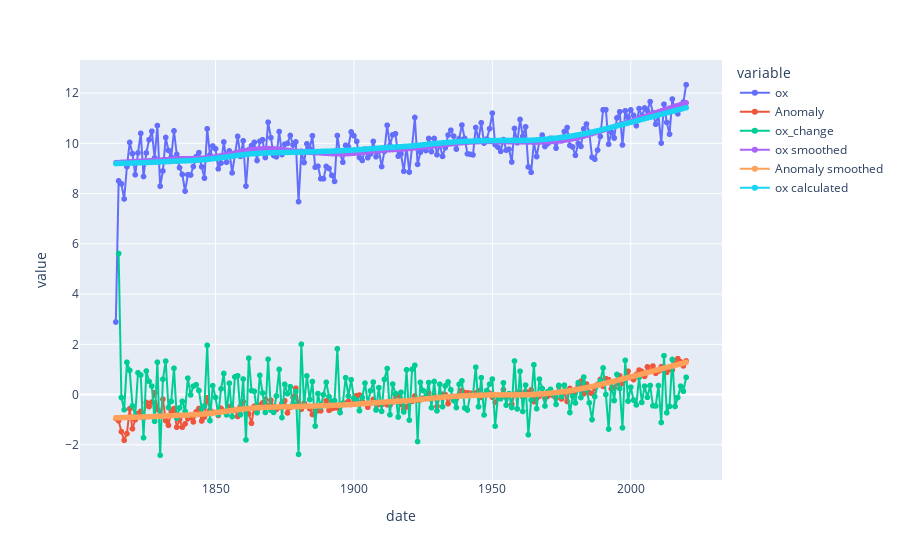

Notebook code cell kept with this figure:
### Code cell
px.line(ox_stack_global_1Y, 
       markers='x'
        #y=['ox', 'ox smoothed', 'ox_change']
        )

### Figure 1 — Plotly figure (JSON) as saved in the notebook; plotly's stock layout.template omitted (floating-point values rounded to 4 significant figures; data arrays with more than 128 entries replaced by an {"elided": "..."} marker saying what was removed)
{"data": [{"hovertemplate": "variable=ox<br>date=%{x}<br>value=%{y}<extra></extra>", "legendgroup": "ox", "line": {"color": "#636efa", "dash": "solid"}, "marker": {"symbol": "circle"}, "mode": "lines+markers", "name": "ox", "showlegend": true, "type": "scattergl", "x": {"elided": "207 str values"}, "xaxis": "x", "y": {"elided": "207 float values"}, "yaxis": "y"}, {"hovertemplate": "variable=Anomaly<br>date=%{x}<br>value=%{y}<extra></extra>", "legendgroup": "Anomaly", "line": {"color": "#EF553B", "dash": "solid"}, "marker": {"symbol": "circle"}, "mode": "lines+markers", "name": "Anomaly", "showlegend": true, "type": "scattergl", "x": {"elided": "207 str values"}, "xaxis": "x", "y": {"elided": "207 float values"}, "yaxis": "y"}, {"hovertemplate": "variable=ox_change<br>date=%{x}<br>value=%{y}<extra></extra>", "legendgroup": "ox_change", "line": {"color": "#00cc96", "dash": "solid"}, "marker": {"symbol": "circle"}, "mode": "lines+markers", "name": "ox_change", "showlegend": true, "type": "scattergl", "x": {"elided": "207 str values"}, "xaxis": "x", "y": {"elided": "207 float values"}, "yaxis": "y"}, {"hovertemplate": "variable=ox smoothed<br>date=%{x}<br>value=%{y}<extra></extra>", "legendgroup": "ox smoothed", "line": {"color": "#ab63fa", "dash": "solid"}, "marker": {"symbol": "circle"}, "mode": "lines+markers", "name": "ox smoothed", "showlegend": true, "type": "scattergl", "x": {"elided": "207 str values"}, "xaxis": "x", "y": {"elided": "207 float values"}, "yaxis": "y"}, {"hovertemplate": "variable=Anomaly smoothed<br>date=%{x}<br>value=%{y}<extra></extra>", "legendgroup": "Anomaly smoothed", "line": {"color": "#FFA15A", "dash": "solid"}, "marker": {"symbol": "circle"}, "mode": "lines+markers", "name": "Anomaly smoothed", "showlegend": true, "type": "scattergl", "x": {"elided": "207 str values"}, "xaxis": "x", "y": {"elided": "207 float values"}, "yaxis": "y"}, {"hovertemplate": "variable=ox calculated<br>date=%{x}<br>value=%{y}<extra></extra>", "legendgroup": "ox calculated", "line": {"color": "#19d3f3", "dash": "solid"}, "marker": {"symbol": "circle"}, "mode": "lines+markers", "name": "ox calculated", "showlegend": true, "type": "scattergl", "x": {"elided": "207 str values"}, "xaxis": "x", "y": {"elided": "207 float values"}, "yaxis": "y"}], "layout": {"legend": {"title": {"text": "variable"}, "tracegroupgap": 0}, "margin": {"t": 60}, "xaxis": {"anchor": "y", "domain": [0, 1], "title": {"text": "date"}}, "yaxis": {"anchor": "x", "domain": [0, 1], "title": {"text": "value"}}}}
